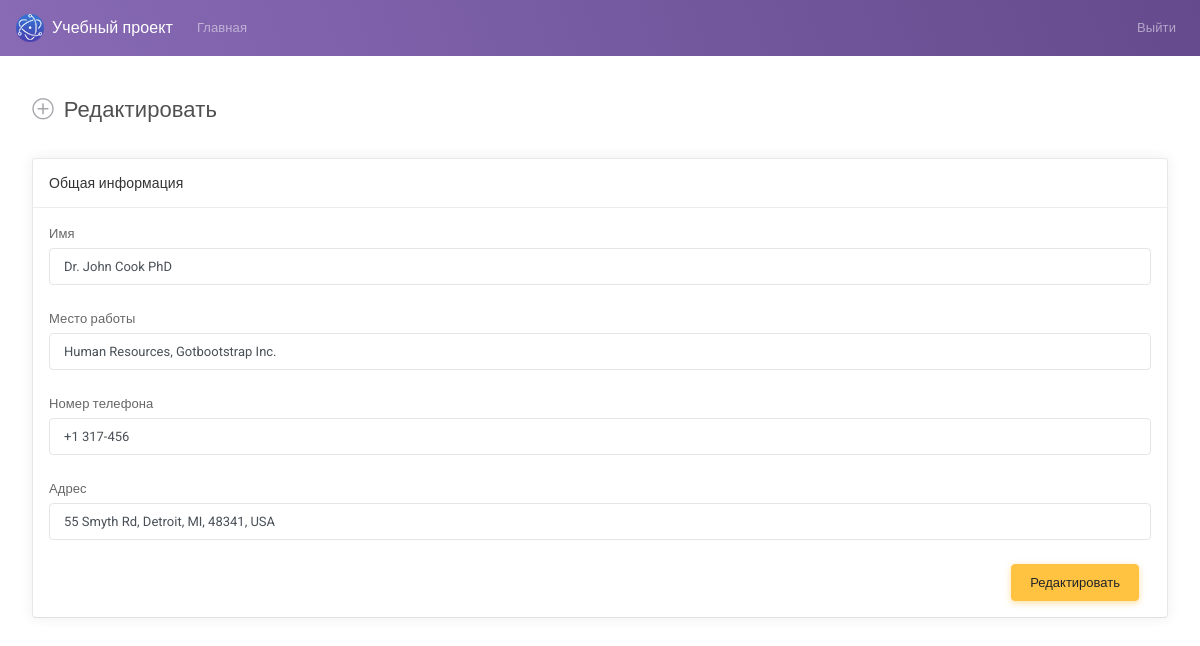
The app's page /edit.php?id=91 (signed in), older data.
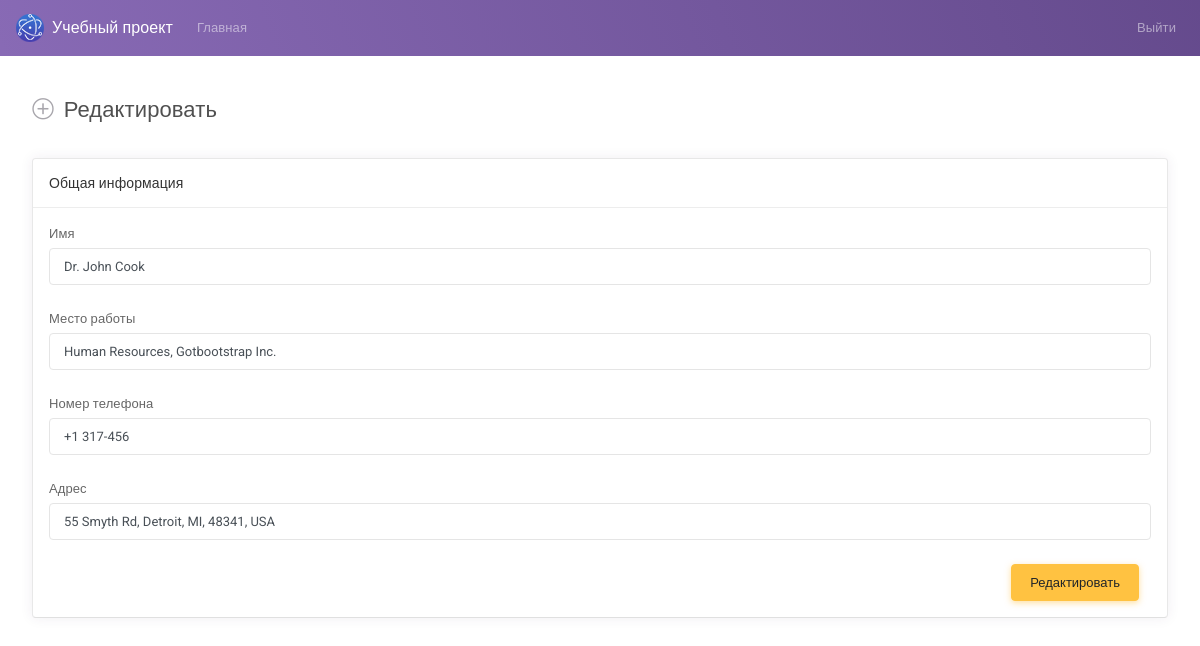
The same page, newer data.
### tables this page shows
CREATE TABLE `users` (
  `id` int(11) NOT NULL,
  `email` varchar(255) NOT NULL,
  `password` varchar(255) NOT NULL,
  `name` varchar(255) NOT NULL,
  `status` varchar(255) NOT NULL,
  `position` varchar(255) NOT NULL,
  `image_name` varchar(255) NOT NULL,
  `phone` varchar(255) NOT NULL,
  `address` varchar(255) NOT NULL,
  `vk` varchar(255) NOT NULL,
  `telegram` varchar(255) NOT NULL,
  `instagram` varchar(255) NOT NULL,
  `role` varchar(255) NOT NULL DEFAULT 'user'
);

### functions.php (called while the page is built, shortened)
<?php
function is_logged_in($user_session) {
  if(isset($user_session) ) {
    return true;
  }
  return false;
}
function get_user_by_id($id) {
  include "connect_db.php";
  $sql = "SELECT * FROM users WHERE id = ?";
  $statement = $pdo->prepare($sql);
  $statement->execute([$id]);
  return $statement->fetch(PDO::FETCH_ASSOC);
}
;?>

### check_login.php (called while the page is built, shortened)
<?php
include "functions.php";
$user = get_user_by_id($_GET['id']);
;?>

### edit.php (the view, shortened to what this page needs)
<?php
    include "check_login.php";
;?>
<!DOCTYPE html>
<html lang="en">
<head>
    <link id="vendorsbundle" rel="stylesheet" media="screen, print" href="css/vendors.bundle.css">
    <link id="appbundle" rel="stylesheet" media="screen, print" href="css/app.bundle.css">
    <link id="myskin" rel="stylesheet" media="screen, print" href="css/skins/skin-master.css">
    <link rel="stylesheet" media="screen, print" href="css/fa-solid.css">
    <link rel="stylesheet" media="screen, print" href="css/fa-brands.css">
</head>
<body>
    <nav class="navbar navbar-expand-lg navbar-dark bg-primary bg-primary-gradient">
        <a class="navbar-brand d-flex align-items-center fw-500" href="users.php"><img alt="logo" class="d-inline-block align-top mr-2" src="img/logo.png"> Учебный проект</a>
        <div class="collapse navbar-collapse" id="navbarColor02">
            <ul class="navbar-nav mr-auto">
                <li class="nav-item">
                    <a class="nav-link" href="users.php">Главная <span class="sr-only">(current)</span></a>
                </li>
            </ul>
            <ul class="navbar-nav ml-auto">
                <?php if( is_logged_in($_SESSION['user']) ) :?>
                    <li class="nav-item">
                        <a class="nav-link" href="login_out.php">Выйти</a>
                    </li>
                <?php endif ;?>
            </ul>
        </div>
    </nav>
    <main id="js-page-content" role="main" class="page-content mt-3">
        <div class="subheader">
            <h1 class="subheader-title">
                <i class='subheader-icon fal fa-plus-circle'></i> Редактировать
            </h1>
        </div>
        <form action="edit_handler.php" method="POST">
            <div class="row">
                <div class="col-xl-6">
                    <div id="panel-1" class="panel">
                        <div class="panel-container">
                            <div class="panel-hdr">
                                <h2>Общая информация</h2>
                            </div>
                            <div class="panel-content">
                                <div class="form-group">
                                    <label class="form-label" for="simpleinput">Имя</label>
                                    <input type="text" name="user_name" id="simpleinput" class="form-control" value="<?= $user['name'] ;?>">
                                </div>
                                <div class="form-group">
                                    <label class="form-label" for="simpleinput">Место работы</label>
                                    <input type="text" name="job" id="simpleinput" class="form-control" value="<?= $user['position'] ;?>">
                                </div>
                                <div class="form-group">
                                    <label class="form-label" for="simpleinput">Номер телефона</label>
                                    <input type="text" name="phone" id="simpleinput" class="form-control" value="<?= $user['phone'] ;?>">
                                </div>
                                <div class="form-group">
                                    <label class="form-label" for="simpleinput">Адрес</label>
                                    <input type="text" name="address" id="simpleinput" class="form-control" value="<?= $user['address'] ;?>">
                                </div>
                                <div class="col-md-12 mt-3 d-flex flex-row-reverse">
                                    <button class="btn btn-warning">Редактировать</button>
                                </div>
                            </div>
                        </div>
                    </div>
                </div>
            </div>
        </form>
    </main>
</body>
</html>

Row changes from the older to the newer data that the page shows:
changed users "Human Resources, Gotbootstrap Inc.": user_name "Dr. John Cook PhD" → "Dr. John Cook"
